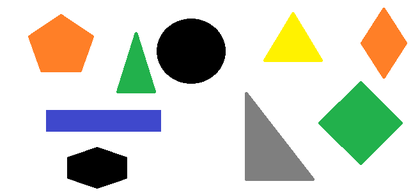
%> input picture aula08/t.png, 420 x 195 px, shrunk from 657 x 305 before the run
$ octave teste.m   (GNU Octave 9; MATLAB toolbox functions it lacks are replaced by stand-ins)
%> lines starting %> are read from the running program, lines starting %| are printed output that depends on the picture; in (x1, y1, x2, y2) boxes, pixels count from 0 and x2, y2 are one past the last pixel; in counts of white or black regions, pixels touching at a corner belong together; the program's own positions count from 1
img = imread('t.png');
%> img is the input picture: size 195x420x3 uint8; mean R, G, B 213.6, 215.4, 203.9
[l,c] = size(img);
%> l = 195; c = 1260
M = zeros(l,c);
cor = 5;

for i = 1: l
    for k = 1: c
        if(img(i,k) == cor)
            M(i,k) = 1;
        end
    end
end
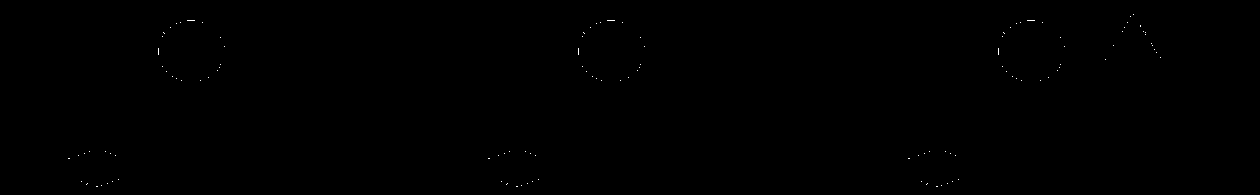
%> M: size 195x1260 double; values 0 (black) and 1 (white), 0.07% white in thin lines or dots, all inside (x1, y1, x2, y2) = (68, 14, 1161, 187)

obj = bwboundaries(M);
%> obj = 118 boundaries; largest, box (x1, y1, x2, y2) and points: (187, 20, 195, 21) 15, (607, 20, 615, 21) 15, (1027, 20, 1035, 21) 15, (158, 48, 159, 55) 13, (578, 48, 579, 55) 13
num_obj = length(obj);
%> num_obj = 118

figure(1);
imshow(M);

fprintf("Existem %d objetos da cor selecionada\n", num_obj);
%| Existem 118 objetos da cor selecionada

%% 2)
[img2,map2] = imread('t.png');
%> map2 = []
newmap = rgb2gray(map2);
%> newmap = []
figure(2);
imshow(img2,newmap);

P = img2(:,:,1) >= 1;
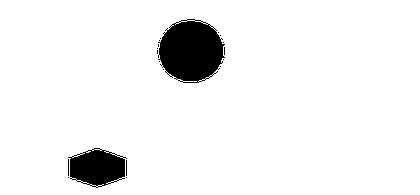
%> P: size 195x420 logical; 94.1% white; 19 black regions (17 under 20 px), largest, box (x1, y1, x2, y2) and area: (158, 19, 225, 83) 3173, (68, 148, 127, 188) 1611
figure(3);
imshow(P);

obj2 = bwboundaries(P);
%> obj2 = 104 boundaries; largest, box (x1, y1, x2, y2) and points: (0, 0, 420, 195) 1227, (158, 21, 225, 83) 224, (68, 150, 125, 186) 175, (68, 159, 69, 176) 33, (126, 160, 127, 176) 31
num_obj2 = length(obj2);
%> num_obj2 = 104

fprintf("Existem %d objetos na imagem\n", num_obj2);
%| Existem 104 objetos na imagem
